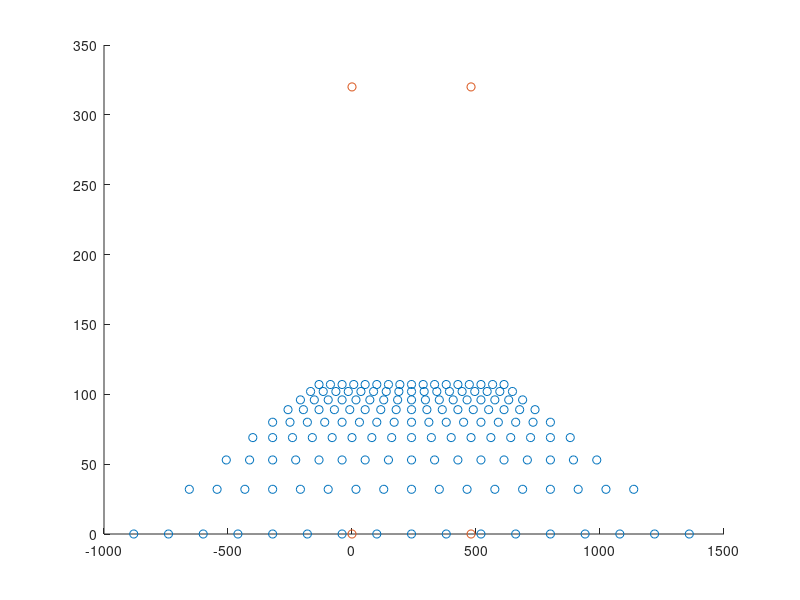
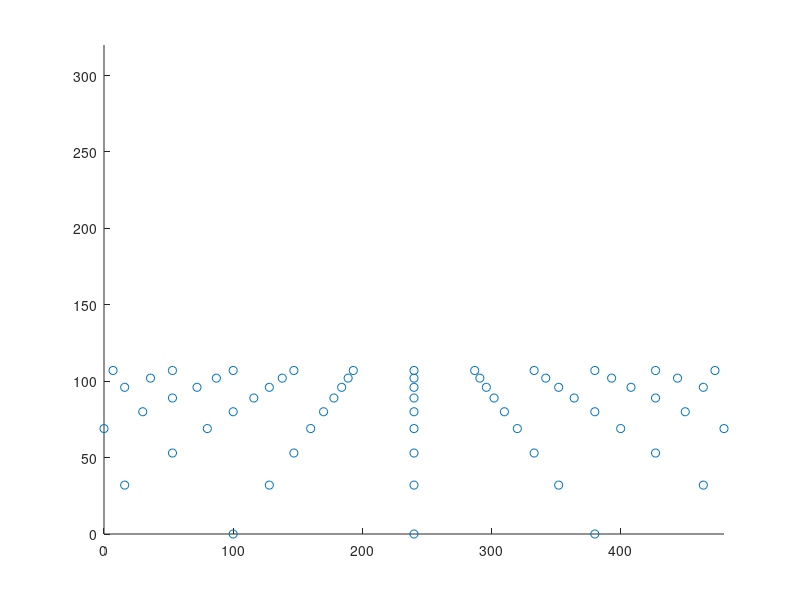

Reproduce these figures in MATLAB, in order.
% simple test of projection used for tachometer animation

theta = pi / 2; % degree FOV
screenx = 480;
screeny = 320;
a = screeny / screenx; % h/w aspect ratio

% all z coordinates must fall within here
znear = 3;
zfar = 50;

% some parameters
lm = (zfar / (zfar - znear));
f = 1 / tan(theta / 2);

% transformation matrix
t = [a*f 0 0 0; 0 f 0 0; 0 0 lm -lm*znear; 0 0 1 0];

% some test coordinates
x = linspace(-14, 14, 17);
z = linspace(4, 12, 9);
[X, Z] = meshgrid(x, z);
Y = ones(size(X)) * -2;
W = ones(size(X));
coords = [X(:) Y(:) Z(:) W(:)]';

% project those fellas
proj = t * coords;

% perspect those fellas
ncol = size(proj, 2);
persp = proj;
for k = 1:ncol
    persp(:,k) = proj(:, k) ./ proj(4, k);
end

% convert to pixels
pxels = persp;
pxels(1, :) = pxels(1, :) .* screenx + screenx / 2;
pxels(2, :) = pxels(2, :) .* screeny + screeny / 2;

% to draw
todraw = round([pxels(1, :); pxels(2, :)]);
screen = [0, 0, screenx, screenx; 0, screeny, 0, screeny];

close all
hold on
figure(1)
scatter(todraw(1, :), todraw(2, :));
scatter(screen(1, :), screen(2, :));

figure(2)
scatter(todraw(1, :), todraw(2, :));
xlim([0, screenx]);
ylim([0, screeny]);

% actual results
todraw2 = [todraw(1, :); screeny - todraw(2, :)];